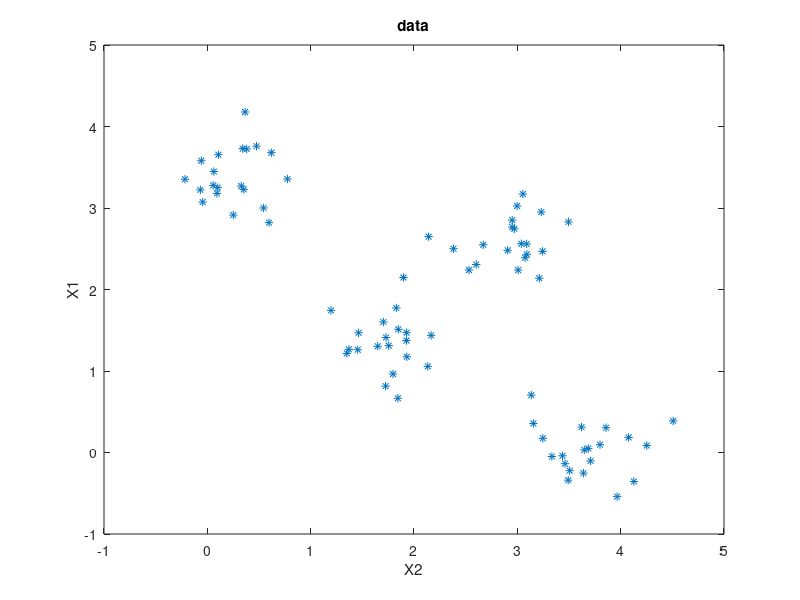
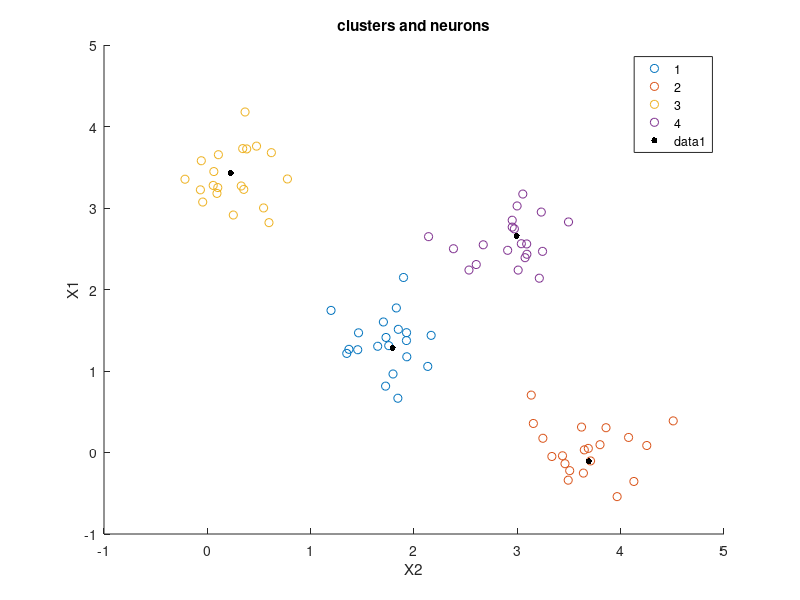

These charts were generated, in order, by the following MATLAB code:
clc;
clear all;
close all;

fid = fopen('data12.txt','r');
data = fscanf(fid,'%f',[2,inf])';
fclose(fid);





x1 = data(:,1);
x2 = data(:,2);
num_rows = size(data);
num_cols = num_rows(2);
num_rows = num_rows(1);

figure
plot(x1,x2, '*');
title('data');
xlabel('X2');
ylabel('X1');

%количество кластеров
m = 4;

% init Weights
W = zeros(m, num_cols);
for i=1:m
    for j=1:num_cols
        W(i,j)=data(i,j);
    end
end

new_W = W;

%матрица соответствия принадлежности к кластерам
U = zeros(num_rows,2);

%параметры обучения
h = 0.1;
eps = 1e-6;

k_max = 50000;
for k=1:k_max
    index = randi([1 num_rows], 1)%случайным образом выбираем одно из наблюдений
    d = pdist2(data(index,:), W)%расстояние между выбранным наблюдением и каждым нейроном
    [val, pos] = min(d)%находим индекс нейрона, ближайшего к выбранному наблюдению
    
    %обновляем веса одного нейрона
    data_index = data(index,:)  % Выбираем строку данных по индексу
    diff = repmat(data_index, m, 1) - W  % Вычисляем разницу между выбранной строкой данных и матрицей W
    mask = repmat(pos == (1:m)', 1, num_cols)  % Создаем маску, где значения равны true, если pos соответствует индексу (1:m), иначе false
    new_W = W + h * diff .* mask  % Обновляем матрицу W с учетом шага обучения h, разницы diff и маски mask
    % repmat(data(index,:), m, 1) создаст матрицу 
    % размера m на num_cols, которая содержит m одинаковых копий data(index,:).

    sub = var(new_W - W);%вычисляем изменение весов
    if (sub < eps)
        W = new_W;
        break;
    end
    W = new_W;
end


disp(['iterations = ', num2str(k)]);
% классифицируем объекты
for i = 1:num_rows
    d = zeros(1, m);
    for j = 1:m
        for t = 1:num_cols
            d(j) = d(j) + (data(i,t) - W(j,t))^2;
        end
        d(j) = sqrt(d(j));
    end
    [val,pos] = min(d);%находим индекс нейрона, ближайшего к текущему наблюдению
    U(i,1) = pos;      %записываем индекс нейрона в матрицу классификации
    U(i,2) = val;      %записываем расстояние до нейрона в матрицу классификации
end

figure;
hold on;
gscatter(x1,x2,U(:,1));
hold on;
scatter(W(:,1),W(:,2),20,'k','filled');%вывод нейронов в виде черных заполненных точек размером 20
hold on;

clear x;
clear y;

title('clusters and neurons');
xlabel('X2');
ylabel('X1');